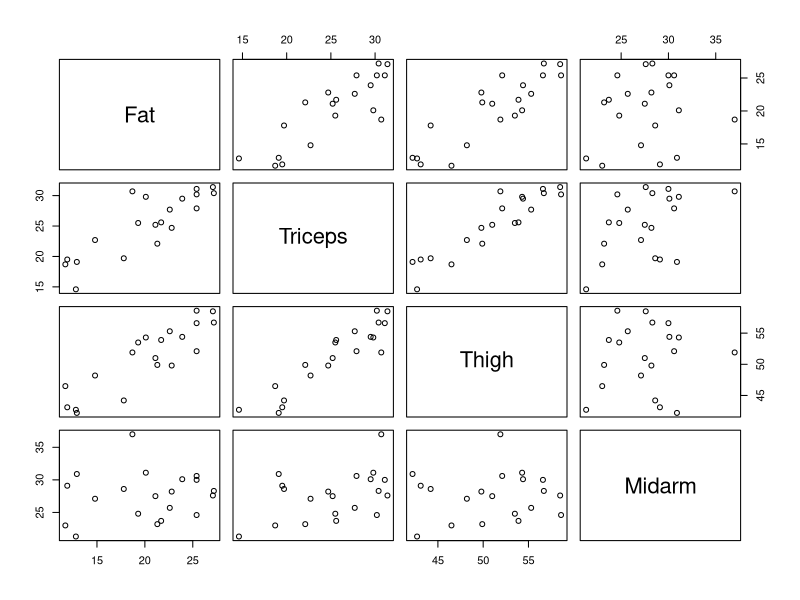

Recreate this plot in R.
## ---- chunk 1
bodyfat = read.table("bodyfat.txt",header=T)

pairs(bodyfat)
bodyfat

bodyfatlm = lm(Fat~Triceps,data=bodyfat)

summary(bodyfatlm)

print("fitted:")

# fit to dataset (bodyfat)
fitted(bodyfatlm)

newxdata = tail(bodyfat, n=1)
# predict on "new" data:
res = predict(bodyfatlm, newxdata)
print(sprintf('prediction: %.4f', res))



## ---- chunk 2

